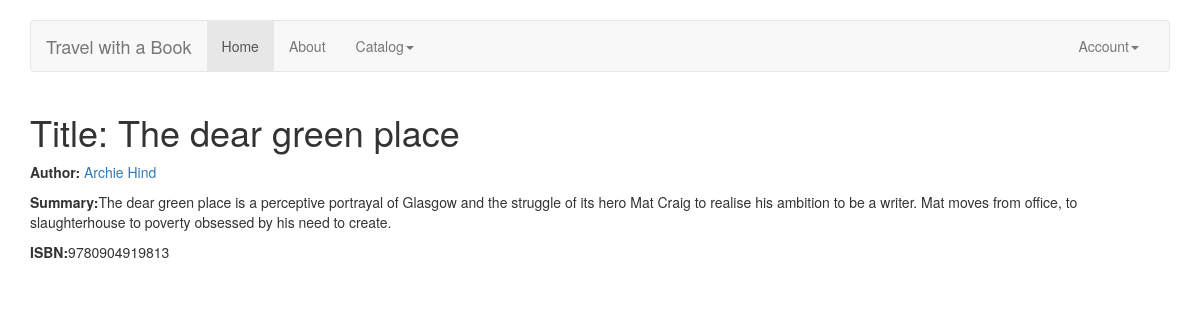
/catalog/book/1, run on the app's committed database.
### catalog/models.py (models this page shows, shortened)
class Book(models.Model):
    title = models.CharField(max_length=200)
    author = models.CharField(max_length=200, null=False, default='No author', blank=False)
    summary = models.TextField(max_length=1000, help_text='Enter a brief description of the book.')
    isbn = models.CharField(max_length=13,
                            help_text='13 character <a href="https://www.isbn-international.org/content/what-isbn">ISBN number.</a>')

### catalog/views.py (the view)
# urls.py: path('book/<int:pk>', views.BookDetailView.as_view(), name='book-details'),
class BookDetailView(generic.DetailView):
    model = Book

### catalog/templates/catalog/book_detail.html
{% extends "base_template.html" %}
{% block content %}
    <h1>Title: {{ book.title }}</h1>
    <p><strong>Author:</strong> <a href="">{{ book.author }}</a></p>
    <p><strong>Summary:</strong>{{ book.summary }}</p>
    <p><strong>ISBN:</strong>{{ book.isbn }}</p>
{% endblock %}

### catalog/templates/base_template.html (shortened to what this page needs)
<html>
    <head>
        <link rel="stylesheet" href="https://maxcdn.bootstrapcdn.com/bootstrap/3.3.7/css/bootstrap.min.css">
    </head>
    <body>
        <br>
        <div class="container">
            <nav class="navbar navbar-default">
            <div class="container-fluid">
              <div class="navbar-header">
                <a class="navbar-brand" href="/">Travel with a Book</a>
              </div>
              <div id="navbar" class="navbar-collapse collapse">
                 <ul class="nav navbar-nav">
                    <li class="active"><a href="#">Home</a></li>
                    <li><a href="#about">About</a></li>
                     <li class="dropdown">
                        <a href="#" class="dropdown-toggle" data-toggle="dropdown" role="button" aria-haspopup="true" aria-expanded="false">Catalog<span class="caret"></span></a>
                </li>
              </ul>
                <ul class="nav navbar-nav navbar-right">
                    <li class="dropdown">
                        <a href="#" class="dropdown-toggle" data-toggle="dropdown" role="button" aria-haspopup="true" aria-expanded="false">Account<span class="caret"></span></a>
              </div>
            </div>
          </nav>
        </div>
        <div class="container">
            {% block content %}{% endblock %}
        </div>
    </body>
</html>

### data on the page
Book: title "The dear green place", author "Archie Hind", summary "The dear green place is a perceptive portrayal of Glasgow and the struggle of its hero Mat Craig to realise his ambition to be a writer. Mat moves from office, to slaughterhouse to poverty obsessed by his need to create.", isbn "9780904919813"
